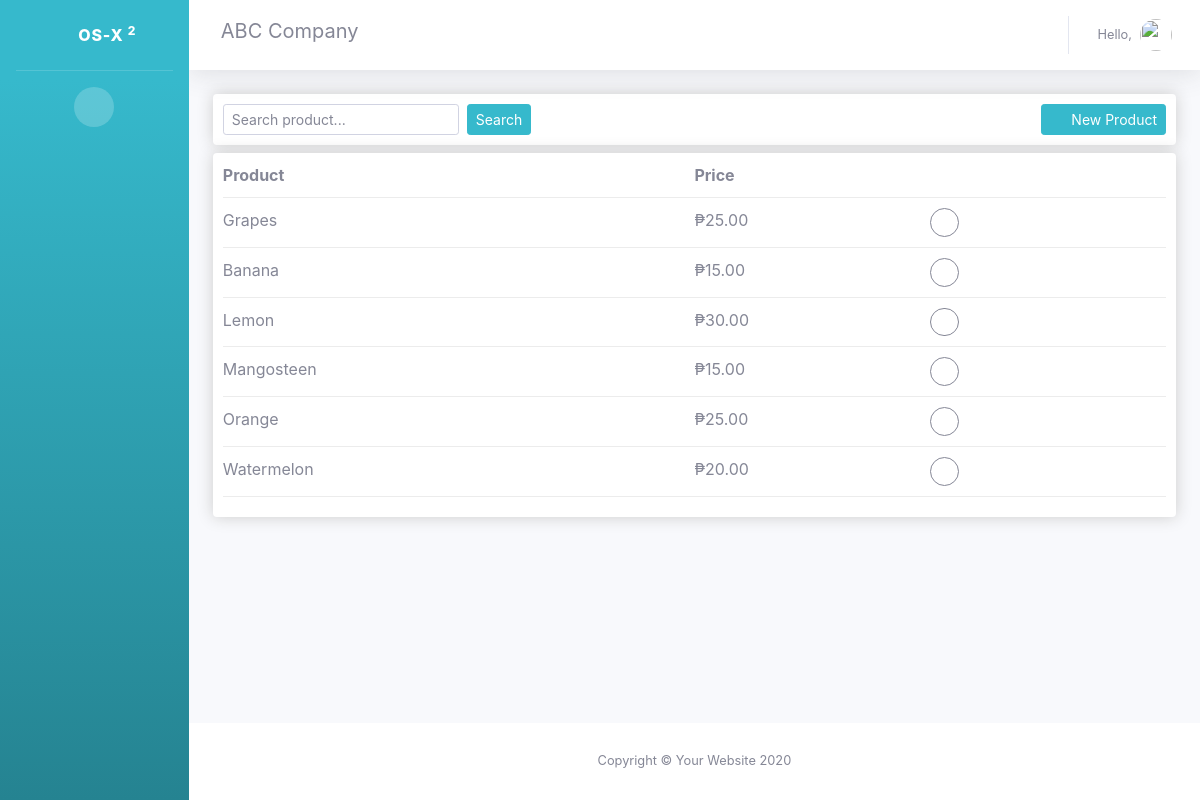
The page /product_form/ on the database as committed earlier.
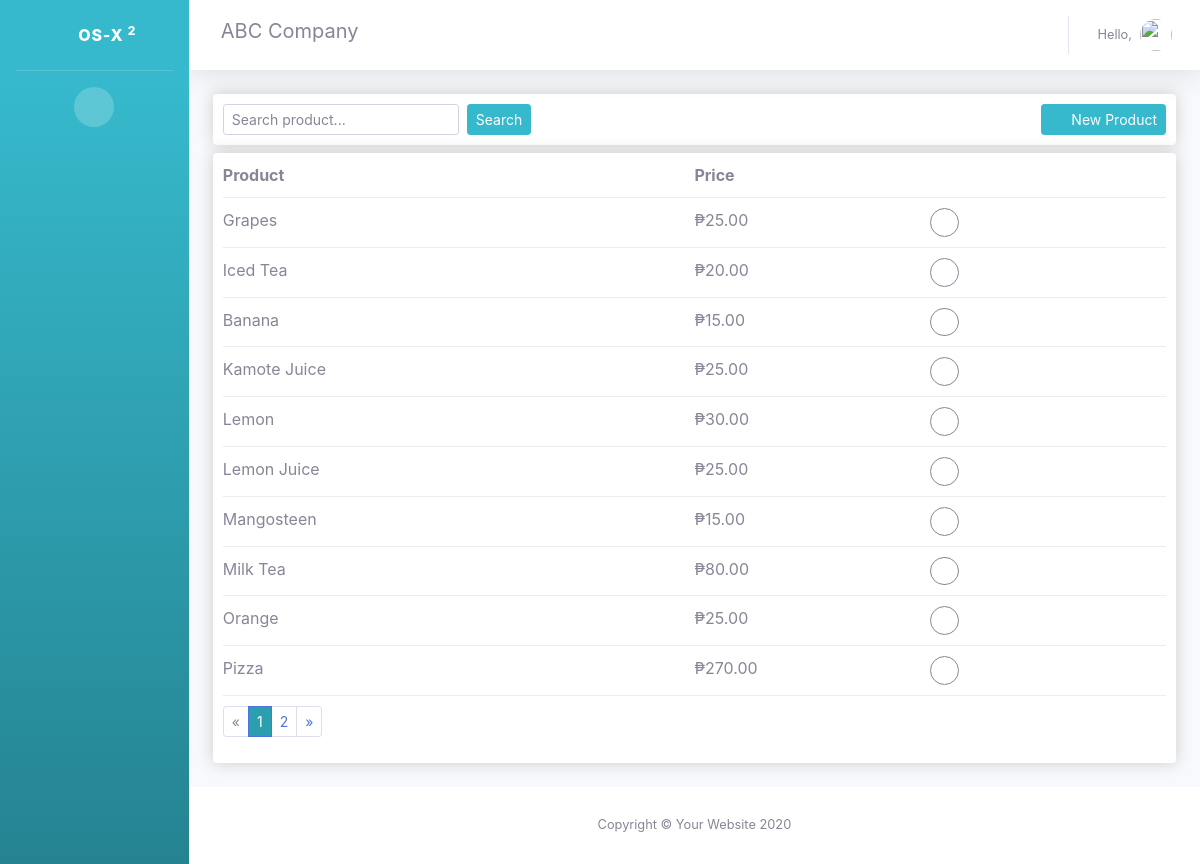
The same page on the database as committed later.
### accounts/models.py (models this page shows, shortened)
class Product(models.Model):
    name = models.CharField(max_length=255)
    price = models.FloatField()

### accounts/views.py (the view)
# urls.py: path('product_form/', views.product_form, name="product_form"),
def product_form(request):
    products = Product.objects.get_queryset().order_by('name')
    productFilter = ProductFilter(request.GET, queryset=products)
    products = productFilter.qs
    productPaginator = Paginator(products, 10)
    product_page_number = request.GET.get('page')
    try:
        products = productPaginator.page(product_page_number)
    except PageNotAnInteger:
        products = productPaginator.page(1)
    except EmptyPage:
        products = productPaginator.page(productPaginator.num_pages)
    context = { 'products': products, 'productFilter': productFilter}
    return render(request, 'accounts/product_template.html', context)

### accounts/templates/accounts/product_template.html (shortened to what this page needs)
{% extends 'accounts/main.html' %}
{% load crispy_forms_tags %}
{% load static %}
{% block content %}
<div class="box-element">
  <div class="row">
    <div class="col-6">
      <form class="form-inline" action="" method="GET">
        {{ productFilter.form | crispy }}
        <button type="submit" class="btn btn-info btn-sm ml-2">Search</button>
      </form>
    </div>
    <div class="col-6">
      <a href="{% url 'create_product' %}" class="btn btn-info btn-sm float-right"><i class="fa fa-plus fa-fw"></i>
        New Product</a>
    </div>
  </div>
</div>
<div class="box-element mt-2">
  <div class="cart-row">
    <div style="flex: 2"><strong>Product</strong></div>
    <div style="flex: 1"><strong>Price</strong></div>
    <div style="flex: 1"></div>
  </div>
  {% for product in products %}
  <div class="cart-row">
    <div style="flex: 2">{{product.name | title}}</div>
    <div style="flex: 1">₱{{product.price | floatformat:2}}</div>
    <div style="flex: 1">
      <a href="{% url 'update_product' product.id %}" class="btn btn-circle btn-outline-secondary add-btn btn-sm"><i
          class="fa fa-pen"></i></a>
    </div>
  </div>
  {% endfor %}
  {% if products.has_other_pages %}
  <ul class="pagination pagination-sm">
    {% if products.has_previous %}
    <li class="page-item"><a class="page-link" href="?page={{ products.previous_page_number }}">&laquo;</a></li>
    {% else %}
    <li class="page-item disabled">
      <a class="page-link" href="#"><span>&laquo;</span></a>
    </li>
    {% endif %}
    {% for i in products.paginator.page_range %}
    {% if products.number == i %}
    <li class="active page-item">
      <a class="page-link" href="#">{{ i }}<span class="sr-only">(current)</span></a>
    </li>
    {% else %}
    <li class="page-item"><a class="page-link" href="?page={{ i }}">{{ i }}</a></li>
    {% endif %}
    {% endfor %}
    {% if products.has_next %}
    <li class="page-item"><a class="page-link" href="?page={{ products.next_page_number }}">&raquo;</a>
    </li>
    {% else %}
    <li class="page-item disabled">
      <a class="page-link" href="#"><span>&raquo;</span></a>
    </li>
    {% endif %}
  </ul>
  {% endif %}
</div>
<br>
{% endblock %}

Rows that differ between the two databases and show on the page:
no longer on this page (row unchanged): Product: name "Watermelon", price "20.00"
added Product: name "Iced Tea", price "20.00"
added Product: name "Kamote Juice", price "25.00"
added Product: name "Lemon Juice", price "25.00"
added Product: name "Milk Tea", price "80.00"
added Product: name "Pizza", price "270.00"
Other text that changed with them:
new list line: "1"
new list line: "2"
